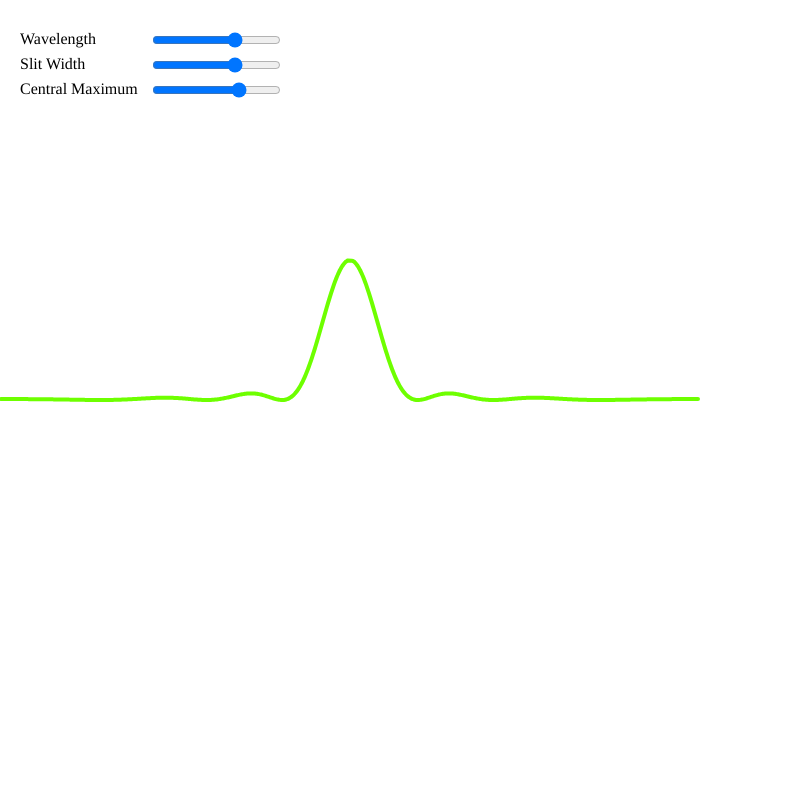
Frame 1 (no input)
Frame 60 (no input): identical to frame 1, image omitted
Frame 120 (the mouse pressed at the canvas centre since frame 60): identical to frame 1, image omitted

The p5.js sketch that drew this single still picture (run headless with seeded random() and noise() and a simulated clock; from frame 60 on, the mouse is pressed at the canvas centre):

// p5.js sketch
// ── sketch.js
var a=0.0;
var l=0.0;
var y;
var theta=0.0;
var int0 = 0.0;
var x = 0.0 ;
var slider;

function setup() {
createCanvas(800, 800);
noFill();

LightWavelength = createElement('z2', 'Wavelength');
LightWavelength.position(20, 30);
slider1 = createSlider(400,700,10);
slider1.value(600);
slider1.position(150, 30);

SlitWidth = createElement('z2', 'Slit Width');
SlitWidth.position(20,55);
slider3 = createSlider(1,3000,10);
slider3.position(150, 55);
slider3.value(2000);

CentralMaximum = createElement('z2', 'Central Maximum');
CentralMaximum.position(20, 80);
slider4 = createSlider(0,200,10);
slider4.position(150, 80);
slider4.value(140);
 y = new Array(700);
}

function draw() {

background(255);
noFill();

l = slider1.value();
a = slider3.value();
int0 = slider4.value();

calcPlot();
renderFunction();
}

function calcPlot(){
    for (var x= 0 ; x< y.length; x+=1){
          theta = map(x,0,y.length,-PI/2,PI/2)
          y[x] = int0*Math.pow(Math.sin(PI*a*Math.sin(theta)/l)/(PI*a*Math.sin(theta)/l),2)
          }
}
function renderFunction() {
push();
noFill();
strokeWeight(4);
hue = round(map(l,350,700,330,0));
c = color('hsb('+hue+', 100%, 100%)');
stroke(c)

beginShape();
for (var j = 0; j< y.length; j++){
  curveVertex(j,height/2-y[j])
}
endShape();
pop();
}
